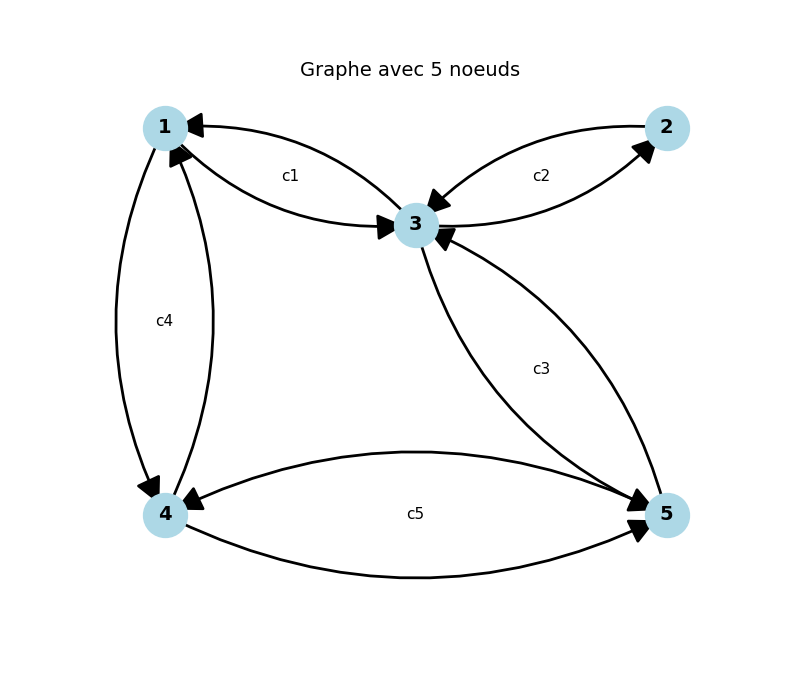

Source code (Python):
import matplotlib.pyplot as plt
import networkx as nx

# Création du graphe dirigé
G = nx.DiGraph()

# Nœuds
nodes = [1, 2, 3, 4, 5]
G.add_nodes_from(nodes)

# Arêtes avec labels (deux canaux par arête)
edges = [
    (1, 3, "c1"), (3, 1, "c1"),
    (2, 3, "c2"), (3, 2, "c2"),
    (3, 5, "c3"), (5, 3, "c3"),
    (1, 4, "c4"), (4, 1, "c4"),
    (4, 5, "c5"), (5, 4, "c5"),
]
G.add_edges_from([(u, v) for u, v, _ in edges])

# Position des nœuds
pos = {
    1: (0, 2),
    2: (3, 2),
    3: (1.5, 1.5),
    4: (0, 0),
    5: (3, 0),
}

plt.figure(figsize=(8, 7))

# Dessiner les nœuds et leurs labels
nx.draw_networkx_nodes(G, pos, node_size=1000, node_color="lightblue")
nx.draw_networkx_labels(G, pos, font_size=14, font_weight="bold")

# Dessiner les arêtes avec flèches (une par sens)
nx.draw_networkx_edges(
    G, pos,
    edgelist=[(u, v) for u, v, _ in edges],
    arrowstyle="-|>", arrowsize=40, edge_color="black",
    connectionstyle="arc3,rad=0.25", width=2
)

# Labels des arêtes
edge_labels = {(u, v): label for u, v, label in edges}
print(edge_labels)
nx.draw_networkx_edge_labels(
    G, pos,
    edge_labels=edge_labels,
    font_size=11,
    rotate=False,
)
plt.title("Graphe avec 5 noeuds", fontsize=14)
plt.axis("off")
plt.show()
